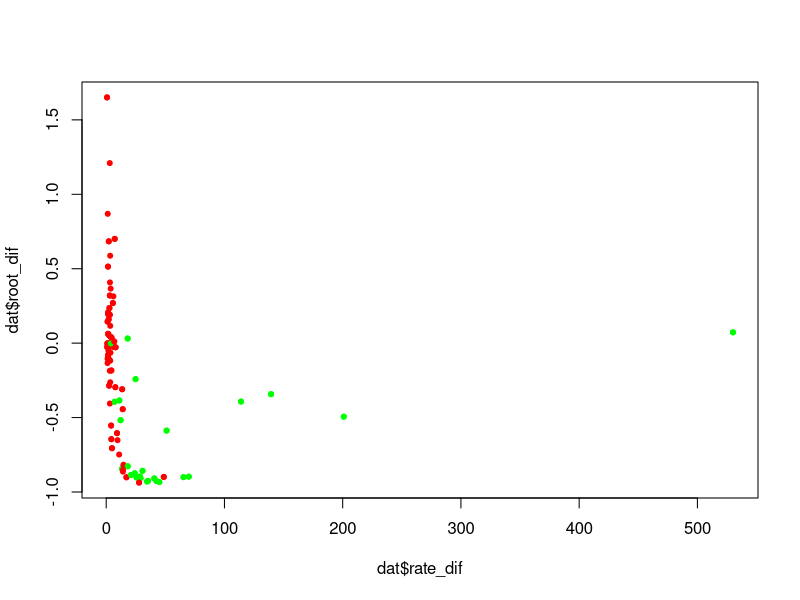
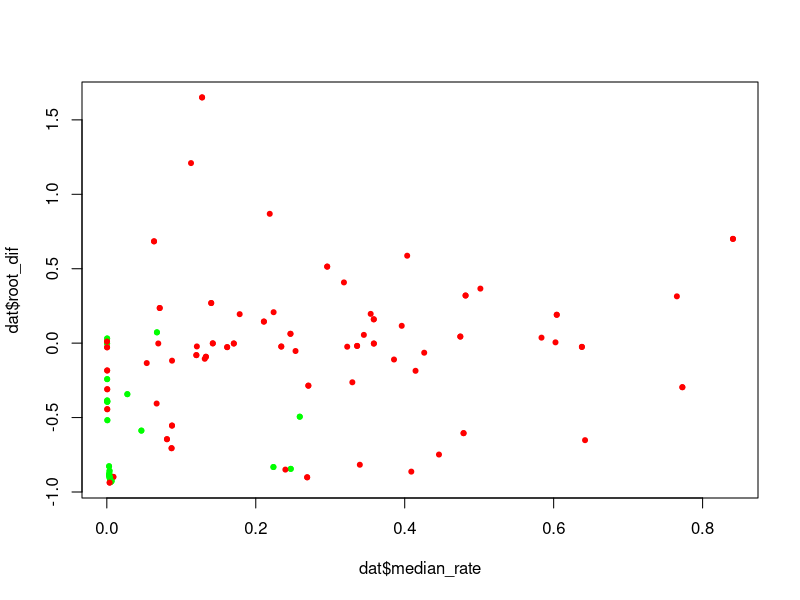
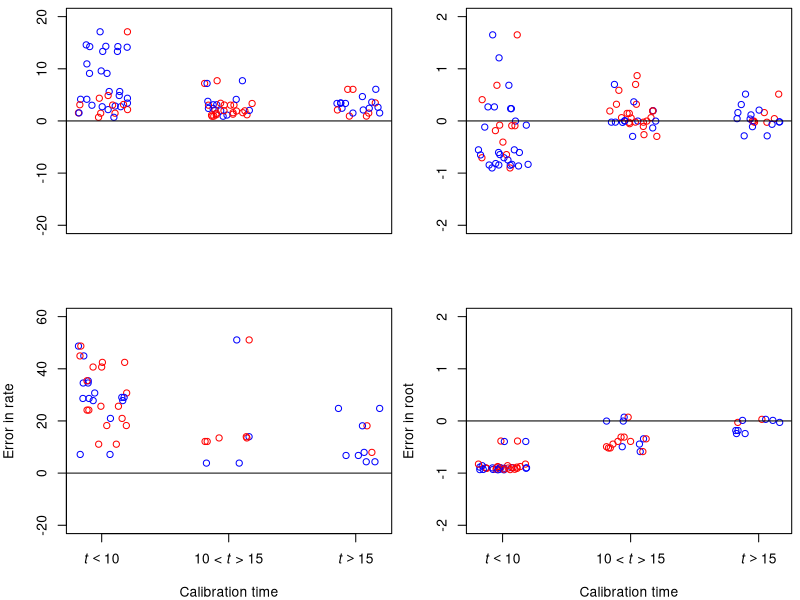

R code for these plots, in order: (Note: this script raises an error after producing the figures.)
dat <- read.table('compiled_data.txt', as.is = T)



colnames(dat) <- c("run.name","cal.time","mean.rate","sd.rate","slope","r.sq","real_ucld","real_low_ucld","real_high_ucld","real_root","real_low_root","real_high_root","r1_ucld","r1_low_ucld","r1_high_ucld","r1_root","r1_low_root","r1_high_root","r2_ucld","r2_low_ucld","r2_high_ucld","r2_root","r2_low_root","r2_high_root","r3_ucld","r3_low_ucld","r3_high_ucld","r3_root","r3_low_root","r3_high_root")




median_rate <- vector()
median_root <- vector()

pass_cr1 <- vector()
pass_cr2 <- vector()
pass_cr3 <- vector()
pass_cr4 <- vector()
rate_in <- vector()

dat$mean.rate <- dat$mean.rate 
for(i in 1:nrow(dat)){

      low_rates <- min(unlist(c(dat[i, grep('r._low_ucld', colnames(dat))])))
      high_rates <- max(unlist(c(dat[i, grep('r._high_ucld', colnames(dat))])))

      low_root <- min(unlist(c(dat[i, grep('r._low_root', colnames(dat))])))
      high_root <- max(unlist(c(dat[i, grep('r._high_root', colnames(dat))])))
      
      median_rate[i] <- dat$real_low_ucld[i] + (dat$real_high_ucld[i] - dat$real_low_ucld[i] )
      median_root[i] <- dat$real_low_root[i] + (dat$real_high_root[i] - dat$real_low_root[i] )

      pass_cr1[i] <- (dat$real_ucld[i] > high_rates) || (dat$real_ucld[i] < low_rates)
      pass_cr2[i] <- (median_rate[i] > high_rates) || (median_rate[i] < low_rates)
      pass_cr3[i] <- all(c(dat$real_low_ucld , dat$real_high_ucld) > high_rates) || all(c(dat$real_high_ucld, dat$real_low_ucld)  < low_rates)
      
      pass_cr4[i] <- (median_root[i] > high_root) || (median_root[i] < low_root)

      rate_in[i] <- (dat$mean.rate[i] <= dat$real_high_ucld[i]) && (dat$mean.rate[i] >= dat$real_low_ucld[i])

}



# chek standardising
rate_dif <- (dat$real_ucld - dat$mean.rate) / dat$mean.rate
root_dif <- (median_root - 100) / 100

dat <- cbind(dat, median_rate, rate_dif, median_root, root_dif, pass_cr1, pass_cr2, pass_cr4, rate_in)

#dat <- dat[dat_comp$rate_dif < 50, ]

dat <- dat[-(which(dat$median_rate > 1)), ]

#par(bg = 'black')
#par(col = 'white')
#par(col.axis = 'white')
#par(col.lab = 'white')

plot(dat$rate_dif, dat$root_dif, pch = 20, col = c('red', 'green')[as.numeric(dat$pass_cr1) + 1])

plot(dat$median_rate, dat$root_dif, pch = 20, col = c('red', 'green')[as.numeric(dat$pass_cr1) + 1])

# ? relationship between rate dif and root diff. The y interept it the rate scaling in beast

# What is the error in those that pass it
par(mfrow = c(2, 2))
par(mar = c(4, 4, 0.5, 0.5))

plot(jitter(as.numeric(cut(dat$cal.time, 3)))[dat$mean.rate == 0.01], dat$rate_dif[dat$mean.rate == 0.01], ylim = c(-20, 20), col = c('blue', 'red')[as.numeric(dat$pass_cr2) + 1], ylab = '', xlab = '', xaxt = 'n')
lines(x = c(-1, 80), y = c(0, 0))

plot(jitter(as.numeric(cut(dat$cal.time, 3)))[dat$mean.rate == 0.01], dat$root_dif[dat$mean.rate == 0.01], ylim = c(-2, 2), col = c('blue', 'red')[as.numeric(dat$pass_cr2) + 1], ylab = '', xlab = '', xaxt = 'n')
lines(x = c(-1, 80), y = c(0, 0))

plot(jitter(as.numeric(cut(dat$cal.time, 3)))[dat$mean.rate == 0.0001], dat$rate_dif[dat$mean.rate == 0.0001], ylim = c(-20, 60), col = c('blue', 'red')[as.numeric(dat$pass_cr2) + 1], ylab = 'Error in rate', xlab = 'Calibration time', xaxt = 'n')
lines(x = c(-1, 80), y = c(0, 0))
axis(1, at = c(1, 2, 3), labels = c(expression(italic(t)<10), expression(paste('10 < ', italic(t), ' > 15')), expression(italic(t)>15)), col = 'black')

plot(jitter(as.numeric(cut(dat$cal.time, 3)))[dat$mean.rate == 0.0001], dat$root_dif[dat$mean.rate == 0.0001], ylim = c(-2, 2), col = c('blue', 'red')[as.numeric(dat$pass_cr2)+1], ylab = 'Error in root', xlab = 'Calibration time', xaxt = 'n')
lines(x = c(-1, 80), y = c(0, 0))
axis(1, at = c(1, 2, 3), labels = c(expression(italic(t)<10), expression(paste('10 < ', italic(t), ' > 15')), expression(italic(t)>15)), col = 'black')

# ! Increase randomisations to 5. increase calibration depth to between 20, 39


stop('Completed plots')


boxplot(dat$rate_dif ~ factor(dat$pass_cr2), col = c('blue', 'red'), border = 'white', ylim = c(-10, 80))
boxplot(dat$root_dif ~ factor(dat$pass_cr2), col = c('blue', 'red'), border = 'white', ylim = c(-100, 100))


# COLOUR BY RATE


plot(jitter(as.numeric(dat$pass_cr2)), dat$rate_dif, pch = cal_range, col = c('lightblue', 'orange')[as.numeric(factor(dat$mean.rate))] , ylim = c(-1, 50))
plot(jitter(as.numeric(dat$pass_cr1)), dat$rate_dif, pch = cal_range, col = c('lightblue', 'orange')[as.numeric(factor(dat$mean.rate))] , ylim = c(-1, 50))

## !! THE TEST HAS HIGH FALSE POSITIVES AND FALSE NEGATIVES. TEST WITH TREES WITH DIFFERENT STRUCTURES